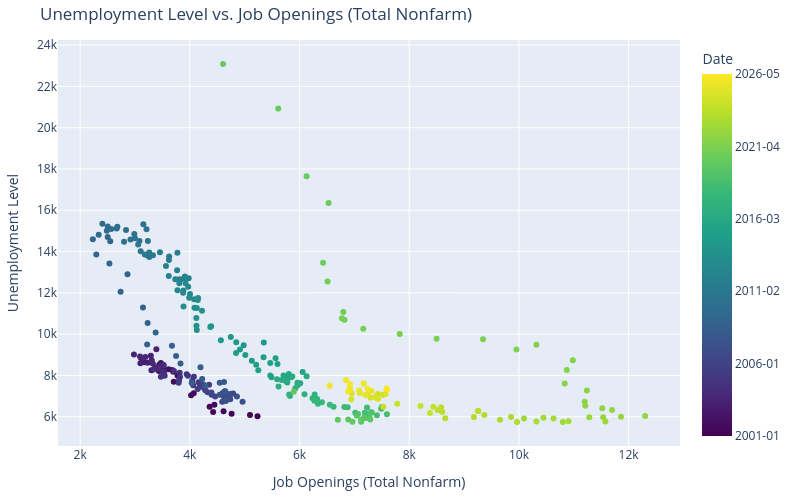

This figure's notebook cell:
### Code cell
scatter = create_scatterplot(jobs, 'Job Openings (Total Nonfarm)', 'Unemployment Level')
scatter.show()

### Figure 1 — Plotly figure (JSON) as saved in the notebook; plotly's stock layout.template omitted (floating-point values rounded to 4 significant figures; data arrays with more than 128 entries replaced by an {"elided": "..."} marker saying what was removed)
{"data": [{"customdata": {"elided": "305x2 mixed values"}, "hovertemplate": "Job Openings (Total Nonfarm)=%{x}<br>Unemployment Level=%{y}<br>Date=%{customdata[0]}<extra></extra>", "legendgroup": "", "marker": {"color": {"elided": "305 int values"}, "coloraxis": "coloraxis", "symbol": "circle"}, "mode": "markers", "name": "", "orientation": "v", "showlegend": false, "type": "scatter", "x": {"elided": "305 float values"}, "xaxis": "x", "y": {"elided": "305 float values"}, "yaxis": "y"}], "layout": {"coloraxis": {"colorbar": {"ticktext": ["2001-01", "2006-01", "2011-02", "2016-03", "2021-04", "2026-05"], "tickvals": [9.783e+17, 1.138e+18, 1.298e+18, 1.458e+18, 1.618e+18, 1.778e+18], "title": {"text": "Date"}}, "colorscale": [[0, "#440154"], [0.1111, "#482878"], [0.2222, "#3e4989"], [0.3333, "#31688e"], [0.4444, "#26828e"], [0.5556, "#1f9e89"], [0.6667, "#35b779"], [0.7778, "#6ece58"], [0.8889, "#b5de2b"], [1, "#fde725"]]}, "height": 500, "legend": {"tracegroupgap": 0}, "margin": {"b": 40, "l": 40, "r": 40, "t": 40}, "title": {"text": "Unemployment Level vs. Job Openings (Total Nonfarm)"}, "width": 800, "xaxis": {"anchor": "y", "autorange": true, "domain": [0, 1], "range": [1596.0, 12940.0], "title": {"text": "Job Openings (Total Nonfarm)"}, "type": "linear"}, "yaxis": {"anchor": "x", "autorange": true, "domain": [0, 1], "range": [4583.0, 24250.0], "title": {"text": "Unemployment Level"}, "type": "linear"}}}
